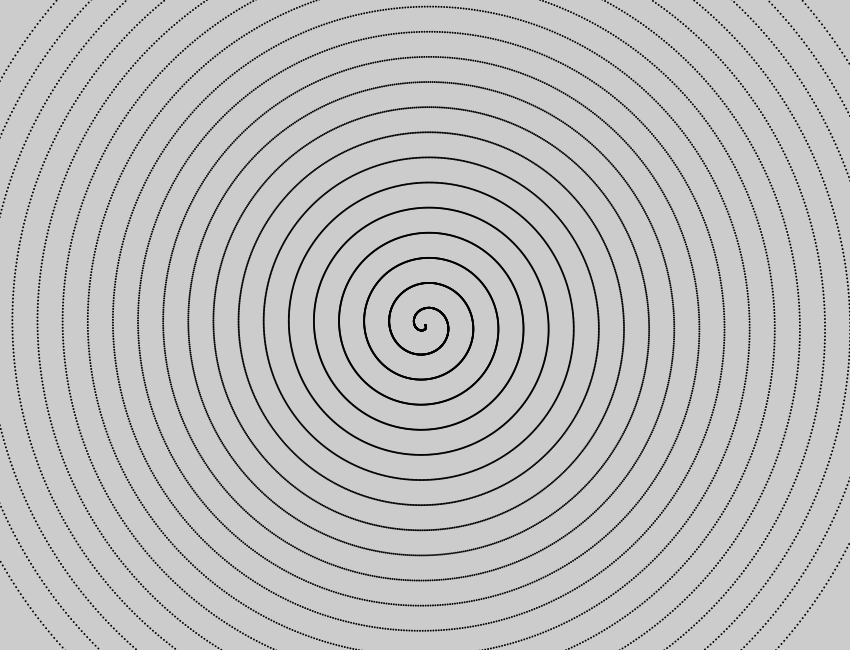
Frame 1 (no input)
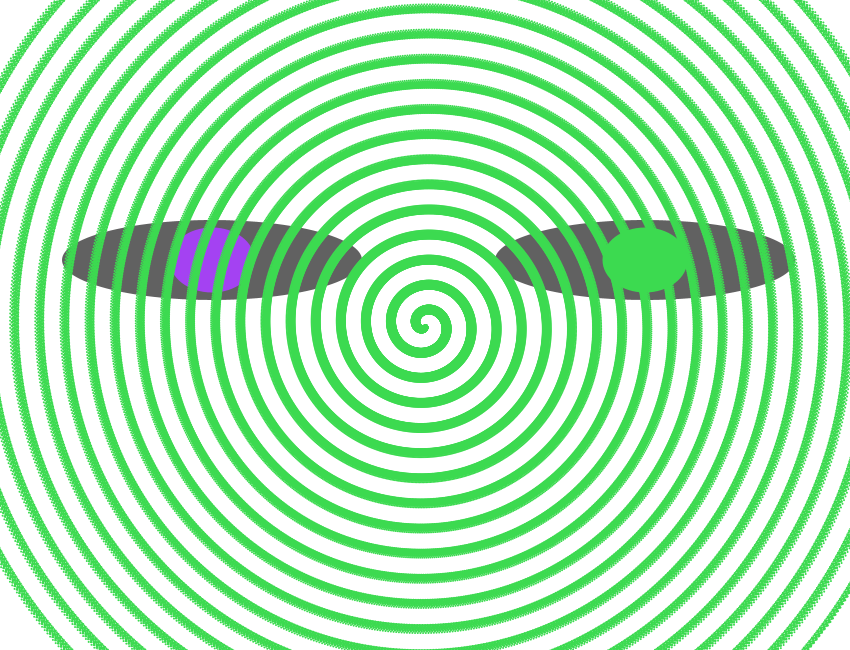
Frame 60 (the mouse pressed at the canvas centre just before this capture)
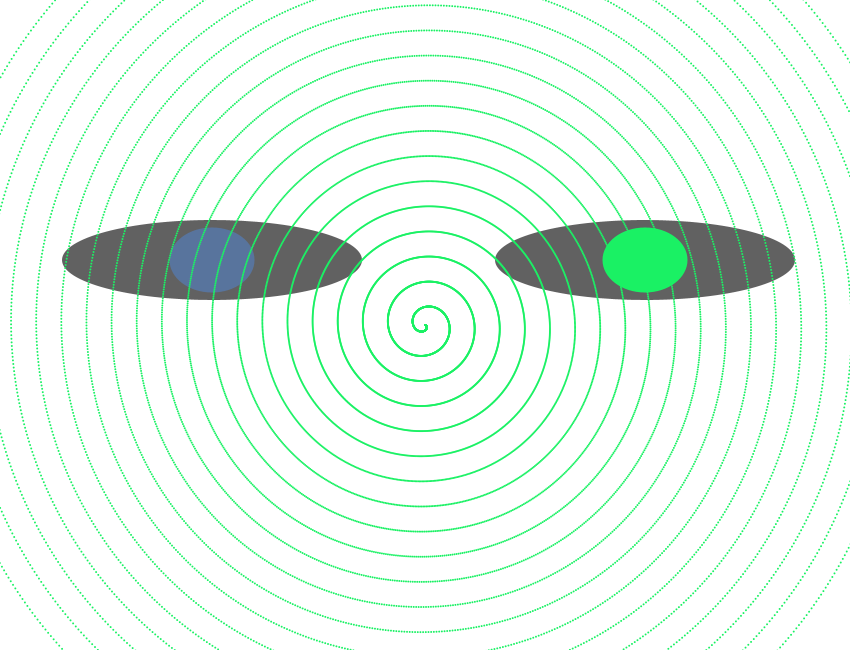
Frame 120 (the mouse held since frame 60 and released just before this capture)

The Processing sketch that drew these frames (run headless with seeded random() and noise(); from frame 60 on, the mouse is pressed at the canvas centre):

// Processing sketch: Assignment_2
// ── Assignment_2.pde
int f = 20;
void setup(){
  size(850, 650);
  noStroke();
  fill(0);
  smooth();
  }

void draw(){

  if(frameCount % 40 ==0){
  background(255);
  
  pushMatrix();
  fill(97);
  ellipse(width/4,height/2.5,300,80);
  fill(random (0,255), random(0, 255), random(0, 255));
  ellipse(width/4,height/2.5,width/10,height/10);


  translate (220, 0);
  fill(97);
  ellipse(width/2,height/2.5,300,80);
  //ellipse(width/2,height/3,200,80);
  fill(random (0,255), random(0, 255), random(0, 255));
  ellipse(width/2,height/2.5,width/10,height/10);
  popMatrix();
  }
    translate(width/2,height/2);
  rotate(map(millis()%2000,0,2000,0,TWO_PI));
  beginShape();
  for (float r = 0; r < f *TWO_PI; r+=PI/360.0 ) {
    float x = 4 * r * cos(r);
    float y = 4 * r * sin(r);
    ellipse(x,y,2,2);
  }
  endShape();

}
 //spiral was made with help from this forum: https://forum.processing.org/two/discussion/13125/for-loop-to-make-a-spiral
